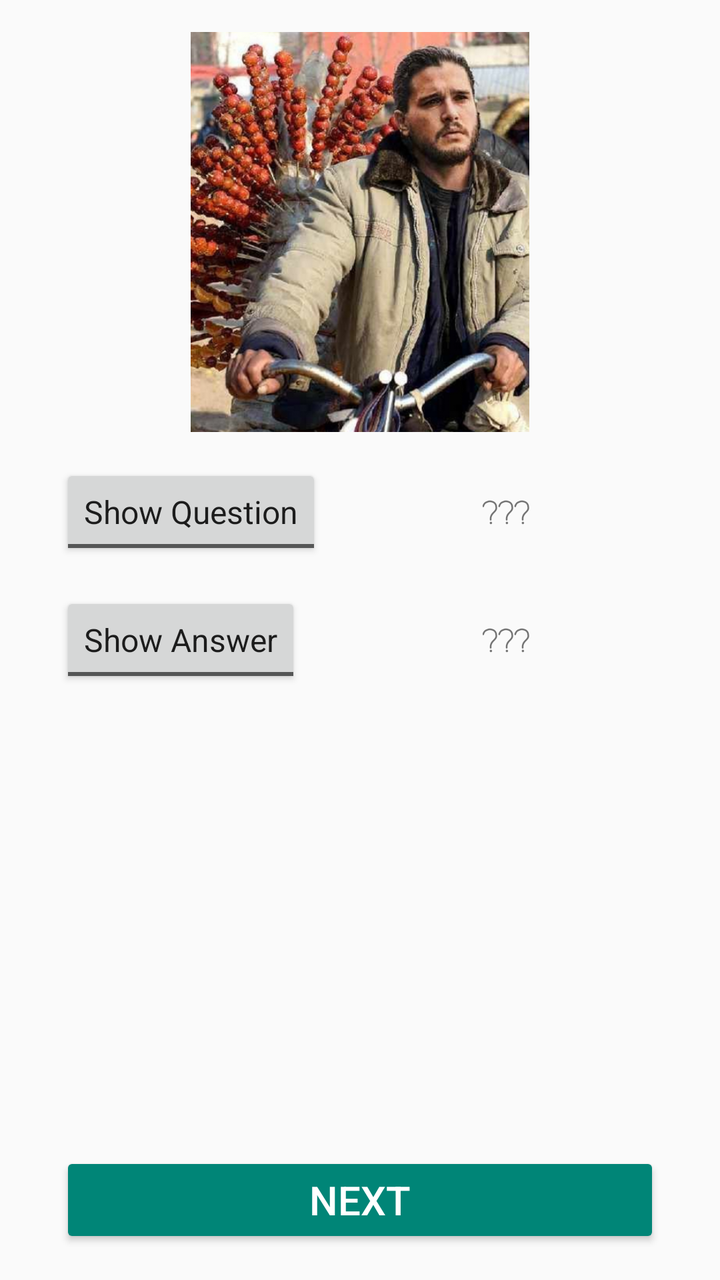
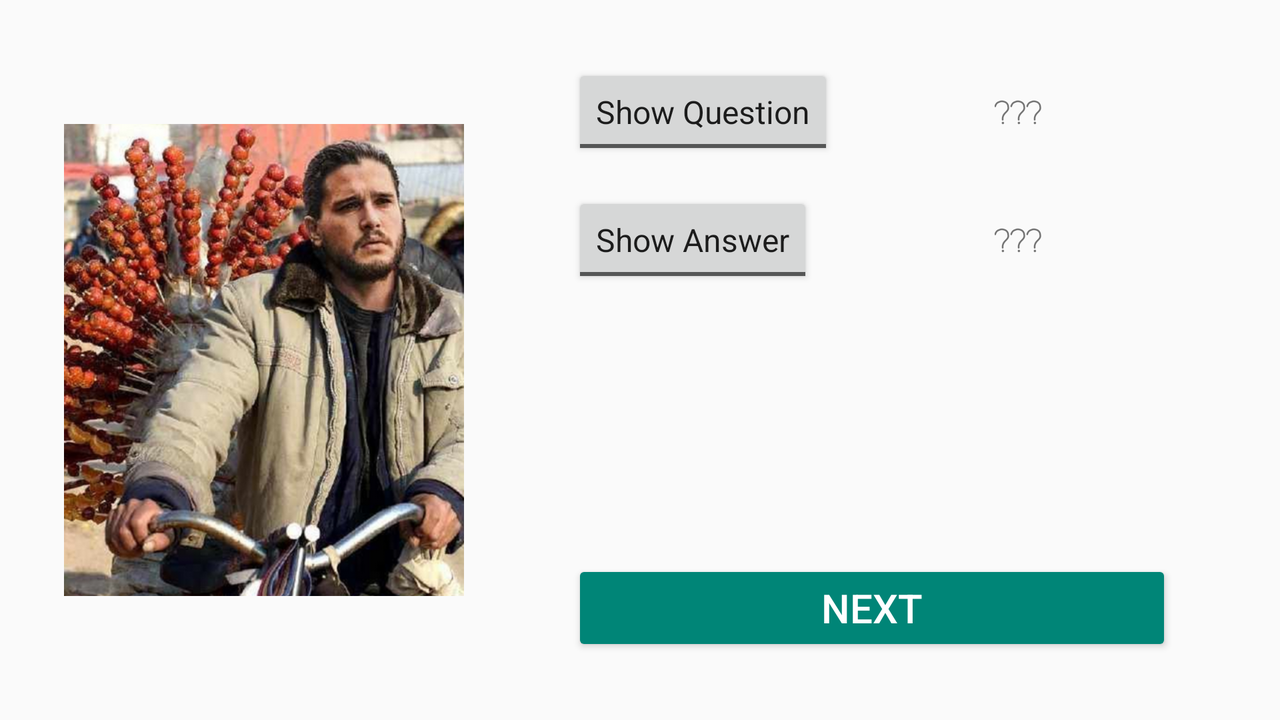

First picture: res/layout/ on a phone held upright. Second picture: the repository's own variant of that layout, on a device whose configuration matches the variant's folder. Source for both follows.
<!-- AndroidManifest.xml: application theme Theme.AppCompat.Light -->
<!-- res/layout/fragment_card_detail.xml -->
<FrameLayout xmlns:android="http://schemas.android.com/apk/res/android"
             xmlns:tools="http://schemas.android.com/tools"
             android:layout_width="match_parent"
             android:layout_height="match_parent" xmlns:app="http://schemas.android.com/apk/res-auto"
             tools:context="ca.wlu.tianran.unothing.cards.CardDetailFragment"
             android:id="@+id/card_detail_fragment">

    <android.support.constraint.ConstraintLayout
            android:layout_width="match_parent"
            android:layout_height="match_parent">

        <ImageView
                android:layout_width="0dp"
                android:layout_height="200dp" app:srcCompat="@drawable/img0"
                android:id="@+id/imageView" app:layout_constraintTop_toTopOf="parent"
                app:layout_constraintLeft_toLeftOf="parent" app:layout_constraintRight_toRightOf="parent"
                android:contentDescription="@string/img_desc"
                android:scaleType="fitCenter" android:layout_marginTop="16dp"
                android:layout_marginEnd="16dp"
                tools:layout_constraintRight_creator="1" tools:layout_constraintLeft_creator="1"
                app:layout_constraintHorizontal_bias="0.0" android:layout_marginStart="16dp"/>
        <GridLayout
                android:layout_marginTop="16dp" app:layout_constraintTop_toBottomOf="@+id/imageView"
                app:layout_constraintLeft_toLeftOf="parent"
                app:layout_constraintRight_toRightOf="parent"
                android:columnCount="2"
                android:layout_width="wrap_content" android:elevation="0dp"
                android:layout_marginStart="16dp" android:layout_height="0dp"
                app:layout_constraintBottom_toBottomOf="parent" android:layout_marginBottom="16dp"
                android:layout_marginEnd="16dp">

            <ToggleButton
                    android:layout_width="wrap_content"
                    android:layout_height="wrap_content" android:id="@+id/quesTgl" android:textOff="@string/ques_off"
                    style="@style/AlertDialog.AppCompat.Light" android:textOn="@string/ques_on" android:textSize="16sp"
                    tools:layout_editor_absoluteY="480dp" tools:layout_editor_absoluteX="673dp"/>
            <TextView
                    android:layout_height="wrap_content"
                    android:id="@+id/quesText" android:text="@string/hide_text"
                    android:textSize="16sp" android:fontFamily="casual"
                    tools:layout_editor_absoluteX="876dp" tools:layout_editor_absoluteY="480dp"
                    android:layout_marginStart="16dp" android:layout_gravity="center_horizontal"
            />
            <ToggleButton
                    android:layout_width="wrap_content"
                    android:layout_height="wrap_content" android:id="@+id/answTgl" android:textOff="@string/answ_off"
                    android:textOn="@string/answ_on" android:textSize="16sp" style="@style/AlertDialog.AppCompat"
                    tools:layout_editor_absoluteX="673dp" tools:layout_editor_absoluteY="684dp"
                    android:layout_marginTop="16dp"/>
            <TextView
                    android:layout_height="wrap_content"
                    android:id="@+id/answText" android:text="@string/hide_text"
                    android:textSize="16sp" android:fontFamily="casual"
                    tools:layout_editor_absoluteY="684dp" tools:layout_editor_absoluteX="876dp"
                    android:layout_marginStart="16dp" android:layout_marginTop="16dp"
                    android:layout_gravity="center_horizontal"/>
            <Button
                    android:text="@string/next_btn"
                    android:layout_width="300dp"
                    android:layout_height="wrap_content" android:id="@+id/nextBtn"
                    android:layout_columnSpan="2" style="@style/Widget.AppCompat.Button.Colored" android:textSize="20sp"
                    android:layout_gravity="bottom|center_horizontal"/>
        </GridLayout>
    </android.support.constraint.ConstraintLayout>
</FrameLayout>
<!-- resources referenced by this layout -->
<resources>
  <!-- drawable img0: png bitmap (drawable, 543160 bytes) -->
  <string name="answ_off">Show Answer</string>
  <string name="answ_on">Hide Answer</string>
  <string name="hide_text">\???</string>
  <string name="img_desc">Image</string>&gt;
  <string name="next_btn">Next</string>
  <string name="ques_off">Show Question</string>
  <string name="ques_on">Hide Question</string>
</resources>
<!-- res/layout-land/fragment_card_detail.xml (the author's variant of the layout above) -->
<!-- drawn on the phone turned sideways -->
<?xml version="1.0" encoding="utf-8"?>
<FrameLayout
        xmlns:android="http://schemas.android.com/apk/res/android"
        xmlns:tools="http://schemas.android.com/tools"
        xmlns:app="http://schemas.android.com/apk/res-auto"
        android:layout_width="match_parent"
        android:layout_height="match_parent"
        tools:context="ca.wlu.tianran.unothing.cards.CardDetailFragment">

    <android.support.constraint.ConstraintLayout
            android:layout_width="match_parent"
            android:layout_height="match_parent">

        <ImageView
                android:layout_width="200dp"
                android:layout_height="0dp" app:srcCompat="@drawable/img0"
                android:id="@+id/imageView"
                app:layout_constraintLeft_toLeftOf="parent" app:layout_constraintRight_toRightOf="parent"
                android:contentDescription="@string/img_desc"
                android:scaleType="fitCenter"
                tools:layout_constraintRight_creator="1" tools:layout_constraintLeft_creator="1"
                android:layout_marginStart="32dp"
                app:layout_constraintHorizontal_bias="0.0"
                app:layout_constraintTop_toTopOf="parent"
                app:layout_constraintBottom_toBottomOf="parent" app:layout_constraintVertical_bias="0.0"
                android:layout_marginTop="32dp" android:layout_marginBottom="32dp"/>
        <GridLayout
                app:layout_constraintRight_toRightOf="parent"
                android:columnCount="2"
                android:layout_width="wrap_content" android:elevation="0dp"
                android:layout_marginStart="16dp" android:layout_height="0dp"
                app:layout_constraintBottom_toBottomOf="@+id/imageView" android:layout_marginBottom="0dp"
                app:layout_constraintTop_toTopOf="@+id/imageView"
                app:layout_constraintLeft_toRightOf="@+id/imageView"
                android:layout_marginEnd="16dp">

            <ToggleButton
                    android:layout_width="wrap_content"
                    android:layout_height="wrap_content" android:id="@+id/quesTgl" android:textOff="@string/ques_off"
                    style="@style/AlertDialog.AppCompat.Light" android:textOn="@string/ques_on" android:textSize="16sp"
                    tools:layout_editor_absoluteY="480dp" tools:layout_editor_absoluteX="673dp"/>
            <TextView
                    android:layout_height="wrap_content"
                    android:id="@+id/quesText" android:text="@string/hide_text"
                    android:textSize="16sp" android:fontFamily="casual"
                    tools:layout_editor_absoluteX="876dp" tools:layout_editor_absoluteY="480dp"
                    android:layout_marginStart="16dp" android:layout_gravity="center_horizontal"
            />
            <ToggleButton
                    android:layout_width="wrap_content"
                    android:layout_height="wrap_content" android:id="@+id/answTgl" android:textOff="@string/answ_off"
                    android:textOn="@string/answ_on" android:textSize="16sp" style="@style/AlertDialog.AppCompat"
                    tools:layout_editor_absoluteX="673dp" tools:layout_editor_absoluteY="684dp"
                    android:layout_marginTop="16dp"/>
            <TextView
                    android:layout_height="wrap_content"
                    android:id="@+id/answText" android:text="@string/hide_text"
                    android:textSize="16sp" android:fontFamily="casual"
                    tools:layout_editor_absoluteY="684dp" tools:layout_editor_absoluteX="876dp"
                    android:layout_marginStart="16dp" android:layout_marginTop="16dp"
                    android:layout_gravity="center_horizontal"/>
            <Button
                    android:text="@string/next_btn"
                    android:layout_width="300dp"
                    android:layout_height="wrap_content" android:id="@+id/nextBtn"
                    android:layout_columnSpan="2" style="@style/Widget.AppCompat.Button.Colored" android:textSize="20sp"
                    android:layout_gravity="bottom|center_horizontal"/>
        </GridLayout>
    </android.support.constraint.ConstraintLayout>
</FrameLayout>
